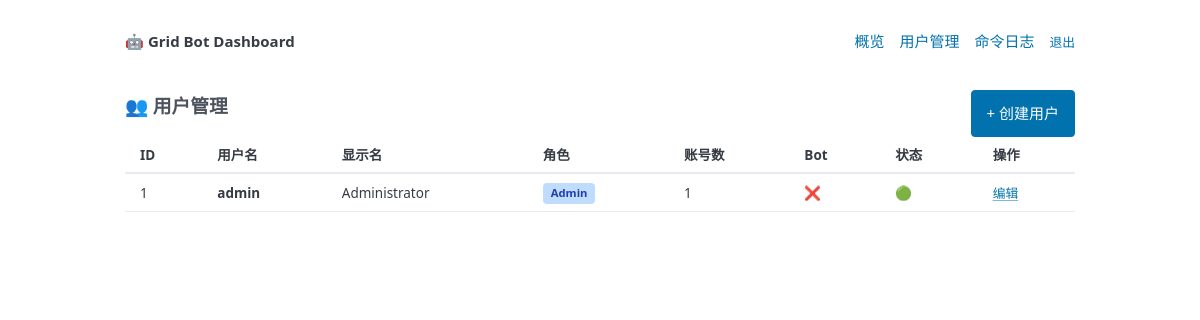
Page /admin/users (signed in) on the committed database.
### tables this page shows
CREATE TABLE users (
            id INTEGER PRIMARY KEY AUTOINCREMENT,
            username TEXT UNIQUE NOT NULL,
            display_name TEXT,
            password_hash TEXT,
            telegram_bot_token_enc TEXT,
            telegram_chat_id TEXT,
            is_admin INTEGER DEFAULT 0,
            is_active INTEGER DEFAULT 1,
            created_at TIMESTAMP DEFAULT CURRENT_TIMESTAMP
        );

### server.py (the view)
@app.get("/admin/users", response_class=HTMLResponse)
async def admin_users(request: Request):
    user = _get_session_user(request)
    if not user or not user["is_admin"]:
        return RedirectResponse("/login", status_code=302)
    users = database.get_all_active_users()
    for u in users:
        u["account_count"] = len(database.get_accounts_for_user(u["id"]))
    return _render(request, "admin/users.html", {"users": users})

### server.py (called while the page is built)
def _render(request, name, ctx=None):
    context = {"request": request}
    if ctx:
        context.update(ctx)
    return templates.TemplateResponse(request=request, name=name, context=context)

def _get_session_user(request):
    uid = request.session.get("user_id")
    return database.get_user_by_id(uid) if uid else None

### utils/database.py (called while the page is built)
def _conn():
    conn = sqlite3.connect(DB_PATH)
    conn.row_factory = sqlite3.Row
    return conn

def get_user_by_id(user_id):
    conn = _conn()
    c = conn.cursor()
    c.execute("SELECT * FROM users WHERE id = ?", (user_id,))
    row = c.fetchone()
    conn.close()
    return dict(row) if row else None

def get_all_active_users():
    conn = _conn()
    c = conn.cursor()
    c.execute("SELECT * FROM users WHERE is_active = 1 ORDER BY is_admin DESC, id")
    rows = c.fetchall()
    conn.close()
    return [dict(r) for r in rows]

def get_accounts_for_user(user_id):
    conn = _conn()
    c = conn.cursor()
    c.execute("SELECT * FROM accounts WHERE user_id = ? AND is_active = 1", (user_id,))
    rows = c.fetchall()
    conn.close()
    return [dict(r) for r in rows]

### templates/admin/users.html (shortened to what this page needs)
{% extends "base.html" %}
{% block content %}
<div style="display:flex; justify-content:space-between; align-items:center;">
    <h4>👥 用户管理</h4>
    <a href="/admin/users/new" role="button">+ 创建用户</a>
</div>
{% if users %}
<table>
    <thead>
        <tr><th>ID</th><th>用户名</th><th>显示名</th><th>角色</th><th>账号数</th><th>Bot</th><th>状态</th><th>操作</th></tr>
    </thead>
    <tbody>
    {% for u in users %}
    <tr>
        <td>{{ u.id }}</td>
        <td><strong>{{ u.username }}</strong></td>
        <td>{{ u.display_name or '-' }}</td>
        <td>{% if u.is_admin %}<span class="tag tag-main">Admin</span>{% else %}User{% endif %}</td>
        <td>{{ u.account_count }}</td>
        <td>{% if u.telegram_bot_token_enc %}✅{% else %}❌{% endif %}</td>
        <td>{% if u.is_active %}🟢{% else %}🔴{% endif %}</td>
        <td>
            <a href="/admin/users/{{ u.id }}/edit" style="font-size:0.85rem;">编辑</a>
        </td>
    </tr>
    {% endfor %}
    </tbody>
</table>
{% else %}
<p>暂无用户。</p>
{% endif %}
{% endblock %}

### templates/base.html (style rules this page uses)
:root { --pico-font-size: 15px; }
.tag { display: inline-block; padding: 2px 8px; border-radius: 4px; font-size: 0.75rem; font-weight: 600; }
.tag-main { background: #bfdbfe; color: #1e40af; }
table { font-size: 0.9rem; }

### rows in the picture
users: id "1", username "admin", display_name "Administrator", is_admin "Admin", account_count "1"
